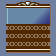

Rendered tile map (Tiled .tmx) drawn with the repository's tilesets; below, a short description and the full map source, tile grids included:
An orthogonal 7x7 tile map with 8x8 px tiles, 1 tile layer (Tile Layer 1).

<map version="1.9" tiledversion="1.9.1" orientation="orthogonal" renderorder="right-down" width="7" height="7" tilewidth="8" tileheight="8" infinite="0" nextlayerid="2" nextobjectid="1">
 <tileset firstgid="1" name="MenuTiles" tilewidth="8" tileheight="8" tilecount="128" columns="16">
  <image source="MenuTiles.png" width="128" height="64" />
 </tileset>
 <layer id="1" name="Tile Layer 1" width="7" height="7">
  <data encoding="csv">
98,99,50,51,52,99,6,
7,10,10,10,10,53,54,
7,10,10,10,53,55,56,
41,42,42,42,42,42,43,
41,42,42,42,42,42,43,
41,42,42,42,42,42,43,
27,28,29,29,29,33,34
</data>
 </layer>
</map>
